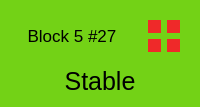
               <widget class="QWidget" name="cell_n27" native="true">
                <property name="styleSheet">
                 <string notr="true">background-color: rgb(115, 210, 22);
border-color: rgb(255, 255, 255);</string>
                </property>
                <layout class="QGridLayout" name="gridLayout_95">
                 <item row="0" column="0">
                  <widget class="QLabel" name="n27">
                   <property name="font">
                    <font>
                     <pointsize>13</pointsize>
                    </font>
                   </property>
                   <property name="text">
                    <string>Block 5 #27</string>
                   </property>
                   <property name="alignment">
                    <set>Qt::AlignCenter</set>
                   </property>
                  </widget>
                 </item>
                 <item row="0" column="1">
                  <widget class="QWidget" name="w27" native="true">
                   <property name="sizePolicy">
                    <sizepolicy hsizetype="Fixed" vsizetype="Fixed">
                     <horstretch>0</horstretch>
                     <verstretch>0</verstretch>
                    </sizepolicy>
                   </property>
                   <property name="minimumSize">
                    <size>
                     <width>50</width>
                     <height>50</height>
                    </size>
                   </property>
                   <property name="maximumSize">
                    <size>
                     <width>50</width>
                     <height>50</height>
                    </size>
                   </property>
                   <layout class="QGridLayout" name="gridLayout_96">
                    <item row="0" column="0">
                     <widget class="QWidget" name="n27_mainsys" native="true">
                      <property name="styleSheet">
                       <string notr="true">background-color: rgb(239, 41, 41);</string>
                      </property>
                     </widget>
                    </item>
                    <item row="0" column="1">
                     <widget class="QWidget" name="n27_mainradar" native="true">
                      <property name="styleSheet">
                       <string notr="true">background-color: rgb(239, 41, 41);</string>
                      </property>
                     </widget>
                    </item>
                    <item row="1" column="0">
                     <widget class="QWidget" name="n27_subsys" native="true">
                      <property name="styleSheet">
                       <string notr="true">background-color: rgb(239, 41, 41);</string>
                      </property>
                     </widget>
                    </item>
                    <item row="1" column="1">
                     <widget class="QWidget" name="n27_subradar" native="true">
                      <property name="styleSheet">
                       <string notr="true">background-color: rgb(239, 41, 41);</string>
                      </property>
                     </widget>
                    </item>
                   </layout>
                  </widget>
                 </item>
                 <item row="1" column="0" colspan="2">
                  <widget class="QLabel" name="n27_display">
                   <property name="font">
                    <font>
                     <pointsize>19</pointsize>
                    </font>
                   </property>
                   <property name="styleSheet">
                    <string notr="true">border-color: rgb(255, 255, 255);</string>
                   </property>
                   <property name="text">
                    <string>Stable</string>
                   </property>
                   <property name="alignment">
                    <set>Qt::AlignCenter</set>
                   </property>
                  </widget>
                 </item>
                </layout>
               </widget>
